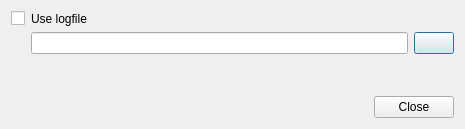
<?xml version="1.0" encoding="UTF-8"?>
<ui version="4.0">
 <class>ActionLogDialog</class>
 <widget class="QDialog" name="ActionLogDialog">
  <property name="geometry">
   <rect>
    <x>0</x>
    <y>0</y>
    <width>465</width>
    <height>129</height>
   </rect>
  </property>
  <property name="windowTitle">
   <string>Dialog</string>
  </property>
  <layout class="QGridLayout" name="gridLayout">
   <item row="1" column="2">
    <widget class="QPushButton" name="setPathButton">
     <property name="text">
      <string/>
     </property>
    </widget>
   </item>
   <item row="0" column="1" colspan="2">
    <widget class="QLabel" name="label_2">
     <property name="text">
      <string>Use logfile</string>
     </property>
    </widget>
   </item>
   <item row="0" column="0">
    <widget class="QCheckBox" name="useBackgroundImageCheckbox">
     <property name="layoutDirection">
      <enum>Qt::RightToLeft</enum>
     </property>
     <property name="text">
      <string notr="true"/>
     </property>
    </widget>
   </item>
   <item row="3" column="0" colspan="3">
    <widget class="QDialogButtonBox" name="buttonBox">
     <property name="orientation">
      <enum>Qt::Horizontal</enum>
     </property>
     <property name="standardButtons">
      <set>QDialogButtonBox::Close</set>
     </property>
    </widget>
   </item>
   <item row="2" column="1">
    <spacer name="verticalSpacer">
     <property name="orientation">
      <enum>Qt::Vertical</enum>
     </property>
     <property name="sizeHint" stdset="0">
      <size>
       <width>20</width>
       <height>40</height>
      </size>
     </property>
    </spacer>
   </item>
   <item row="1" column="1">
    <widget class="QLineEdit" name="logFilePathLineEdit">
     <property name="readOnly">
      <bool>false</bool>
     </property>
    </widget>
   </item>
  </layout>
 </widget>
 <resources/>
 <connections>
  <connection>
   <sender>buttonBox</sender>
   <signal>accepted()</signal>
   <receiver>ActionLogDialog</receiver>
   <slot>accept()</slot>
   <hints>
    <hint type="sourcelabel">
     <x>248</x>
     <y>254</y>
    </hint>
    <hint type="destinationlabel">
     <x>157</x>
     <y>274</y>
    </hint>
   </hints>
  </connection>
  <connection>
   <sender>buttonBox</sender>
   <signal>rejected()</signal>
   <receiver>ActionLogDialog</receiver>
   <slot>reject()</slot>
   <hints>
    <hint type="sourcelabel">
     <x>316</x>
     <y>260</y>
    </hint>
    <hint type="destinationlabel">
     <x>286</x>
     <y>274</y>
    </hint>
   </hints>
  </connection>
 </connections>
</ui>
